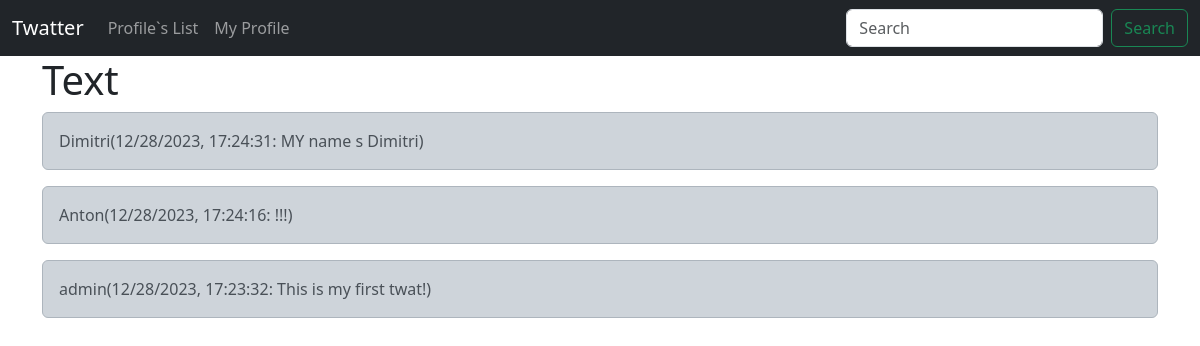
The app's page / (signed in) with its own data.
### twat/models.py (models this page shows)
class Twat(models.Model):
    user = models.ForeignKey(User, on_delete=models.DO_NOTHING, related_name="twats")
    content = models.TextField(max_length=140)
    date_posted = models.DateTimeField(auto_now_add=True)
    likes = models.ManyToManyField(User, related_name="likes", blank=True)
    def __str__(self):
        return (
            f"{self.user}"
            f"({self.date_posted.strftime('%m/%d/%Y, %H:%M:%S')}: "
            f"{self.content})"
        )

### twat/views.py (the view)
# urls.py: path("", views.index, name="index"),
def index(request):
    if request.user.is_authenticated:
        twats = Twat.objects.all().order_by("-date_posted")
    context = {"twats": twats}
    return render(request, "twat/index.html", context)

### templates/twat/index.html (shortened to what this page needs)
{% extends "partials/base.html" %}
{% block content %}
    <h1>Text</h1>
    {% for twat in twats%}
    <div class="alert alert-dark" role="alert">
        {{ twat }}
        <br>
      </div>
    {% endfor%}
{% endblock content %}

### records on screen
Twat: user+date_posted+content "Dimitri(12/28/2023, 17:24:31: MY name s Dimitri)"
Twat: user+date_posted+content "Anton(12/28/2023, 17:24:16: !!!)"
Twat: user+date_posted+content "admin(12/28/2023, 17:23:32: This is my first twat!)"
